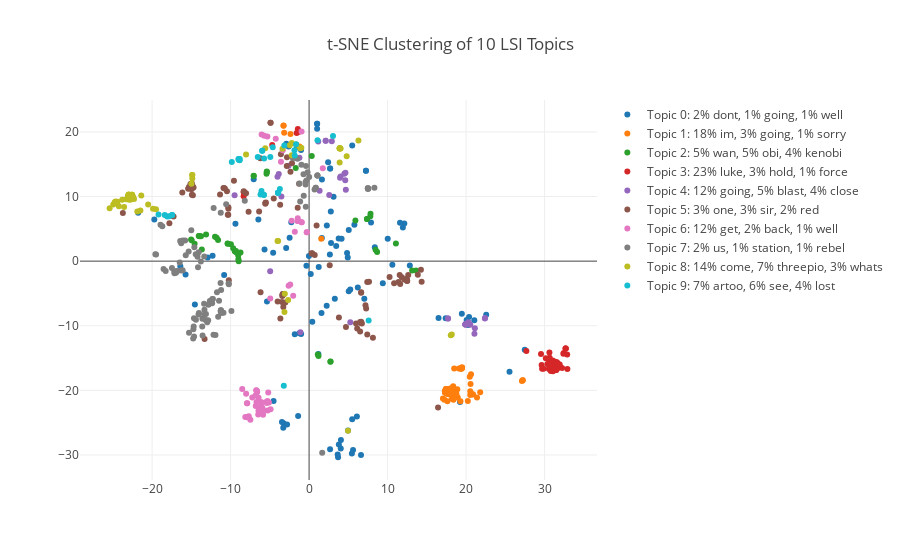

Notebook code for this chart:
### Code cell
# Create colormap
n = nTopics
cmap = get_cmap('tab10')
colors = [rgb2hex(cmap(color)) for color in np.arange(0, 1.000001, 1/(n-1))]

# Get n top words
topWords = getTopWords(3, lsiKeys, vectorizedText, countVectorizer)


# Create plot
data = []
# Iterate over each topic
for topic in range(nTopics):
    # Mask for a single topic
    mask = lsiKeys==topic
    # Mask for sampling
    sample_mask = np.zeros(mask.sum()).astype(bool)
    sample_mask[:int(points/nTopics)] = True
    np.random.shuffle(sample_mask)
    
    scatter = go.Scatter(x = tsneModelVectors[mask,0][sample_mask],
                         y = tsneModelVectors[mask,1][sample_mask],
                         name = 'Topic {}: {}'.format(topic, topWords[topic]),
                         mode = 'markers',
                         text = df[mask]['text'][sample_mask],
                         marker = dict(color = colors[topic]))
    data.append(scatter)

layout = go.Layout(title = 't-SNE Clustering of {} LSI Topics'.format(nTopics),
                   showlegend=True,
                   hovermode = 'closest')

fig = go.Figure(data=data, layout=layout)
iplot(fig)
